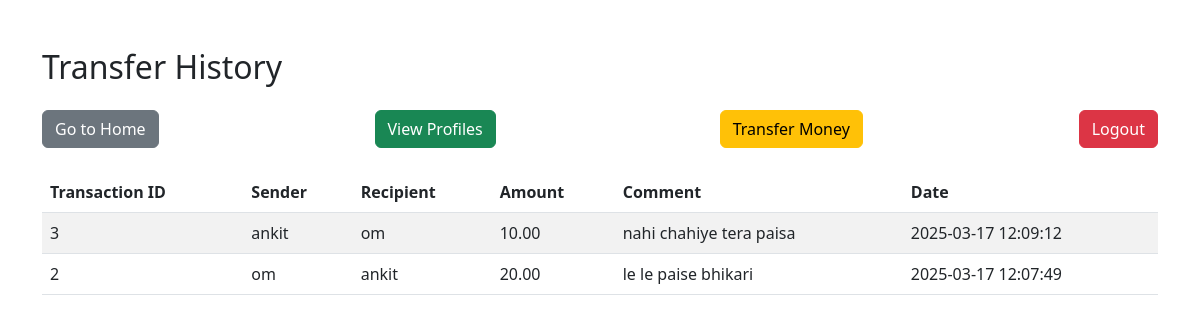
The app's page /transfer_history.php (signed in) with its own data.
### tables this page shows
CREATE TABLE `transactions` (
  `id` int NOT NULL AUTO_INCREMENT,
  `sender_username` varchar(100) NOT NULL,
  `recipient_username` varchar(100) NOT NULL,
  `amount` decimal(10,2) NOT NULL,
  `comment` text,
  `transaction_date` timestamp NULL DEFAULT CURRENT_TIMESTAMP,
  PRIMARY KEY (`id`)
);

### transfer_history.php (the view, shortened to what this page needs)
<?php
$DATABASE_HOST = 'db';
$DATABASE_USER = 'root';
$DATABASE_PASS = 'root';
$DATABASE_NAME = 'time_pass';
$con = mysqli_connect($DATABASE_HOST, $DATABASE_USER, $DATABASE_PASS, $DATABASE_NAME);
$stmt = $con->prepare("SELECT * FROM transactions WHERE sender_username=? OR recipient_username=? ORDER BY transaction_date DESC");
$stmt->bind_param("ss", $_SESSION['username'], $_SESSION['username']);
$stmt->execute();
$result = $stmt->get_result();
?>
<!DOCTYPE html>
<html lang="en">
<head>
    <link rel="stylesheet" href="https://cdn.jsdelivr.net/npm/bootstrap@5.2.3/dist/css/bootstrap.min.css">
</head>
<body>
    <div class="container mt-5">
        <h2>Transfer History</h2>
        <div class="mt-4 d-flex justify-content-between">
            <a href="home.php" class="btn btn-secondary">Go to Home</a>
            <a href="view_profiles.php" class="btn btn-success mx-2">View Profiles</a>
            <a href="transfer_money.php" class="btn btn-warning mx-2">Transfer Money</a>
            <a href="logout.php" class="btn btn-danger">Logout</a>
        </div>
        <br>
        <?php if ($result->num_rows > 0): ?>
            <table class="table table-striped">
                <thead>
                    <tr>
                        <th>Transaction ID</th>
                        <th>Sender</th>
                        <th>Recipient</th>
                        <th>Amount</th>
                        <th>Comment</th>
                        <th>Date</th>
                    </tr>
                </thead>
                <tbody>
                    <?php while ($transaction = $result->fetch_assoc()): ?>
                        <tr>
                            <td><?php echo $transaction['id']; ?></td>
                            <td><?php echo $transaction['sender_username']; ?></td>
                            <td><?php echo $transaction['recipient_username']; ?></td>
                            <td><?php echo $transaction['amount']; ?></td>
                            <td><?php echo $transaction['comment']; ?></td>
                            <td><?php echo $transaction['transaction_date']; ?></td>
                        </tr>
                    <?php endwhile; ?>
                </tbody>
            </table>
        <?php else: ?>
            <p>No transactions found.</p>
        <?php endif; ?>
    </div>
</body>
</html>

### records on screen
transactions: id "3", sender_username "ankit", recipient_username "om", amount "10.00", comment "nahi chahiye tera paisa", transaction_date "2025-03-17 12:09:12"
transactions: id "2", sender_username "om", recipient_username "ankit", amount "20.00", comment "le le paise bhikari", transaction_date "2025-03-17 12:07:49"
